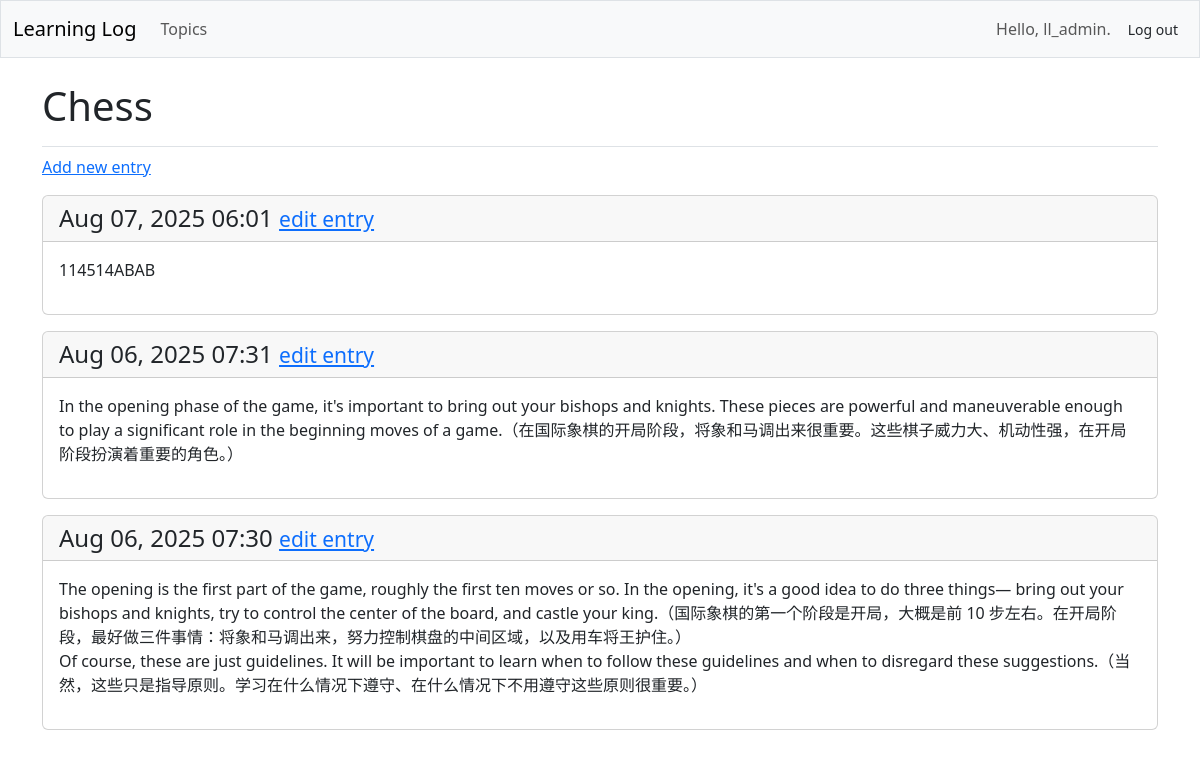
Page /topics/1/ (signed in) on the earlier database version.
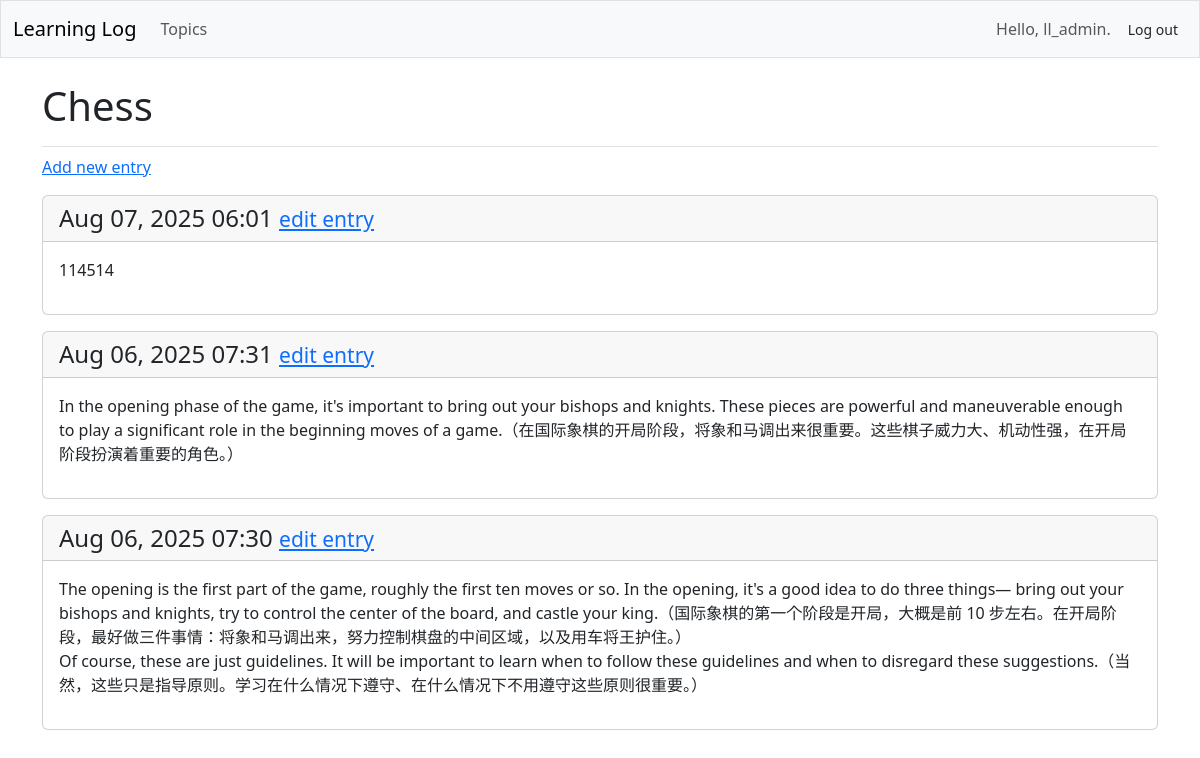
Same page on the later database version.
### learning_logs/models.py (models this page shows, shortened)
class Entry(models.Model):
    topic = models.ForeignKey(Topic,on_delete=models.CASCADE)
    text = models.TextField(blank=True)
    date_added = models.DateTimeField(auto_now_add=True)
    class Meta:
        verbose_name_plural = 'entries'

### learning_logs/views.py (the view)
# urls.py: path('topics/<int:topic_id>/',views.topic,name='topic'),
@login_required
def topic(request,topic_id):
    topic = Topic.objects.get(id=topic_id)
    if topic.owner != request.user:
        raise Http404
    entries = topic.entry_set.order_by('-date_added')
    context = {'topic': topic, 'entries': entries}
    return render(request, 'learning_logs/topic.html',context)

### learning_logs/templates/learning_logs/topic.html
{% extends 'learning_logs/base.html' %}
{% block page_header %}
  <h1>{{ topic.text }}</h1>
{% endblock page_header %}
{% block content %}
  <p>
    <a href="{% url 'learning_logs:new_entry' topic.id %}">Add new entry</a>
  </p>
  {% for entry in entries %}
    <div class="card mb-3">
      <h4 class="card-header">
        {{ entry.date_added|date:'M d, Y H:i' }}
        <small>
          <a href="{% url 'learning_logs:edit_entry' entry.id %}">edit entry</a>
        </small>
      </h4>
      <div class="card-body">{{ entry.text|linebreaks }}</div>
    </div>
  {% empty %}
    <p>There are no entries for this topic yet.</p>
  {% endfor %}
{% endblock content %}

Differences in the rows shown:
changed Entry "Aug 07, 2025 06:01": text "114514ABAB" → "114514"
